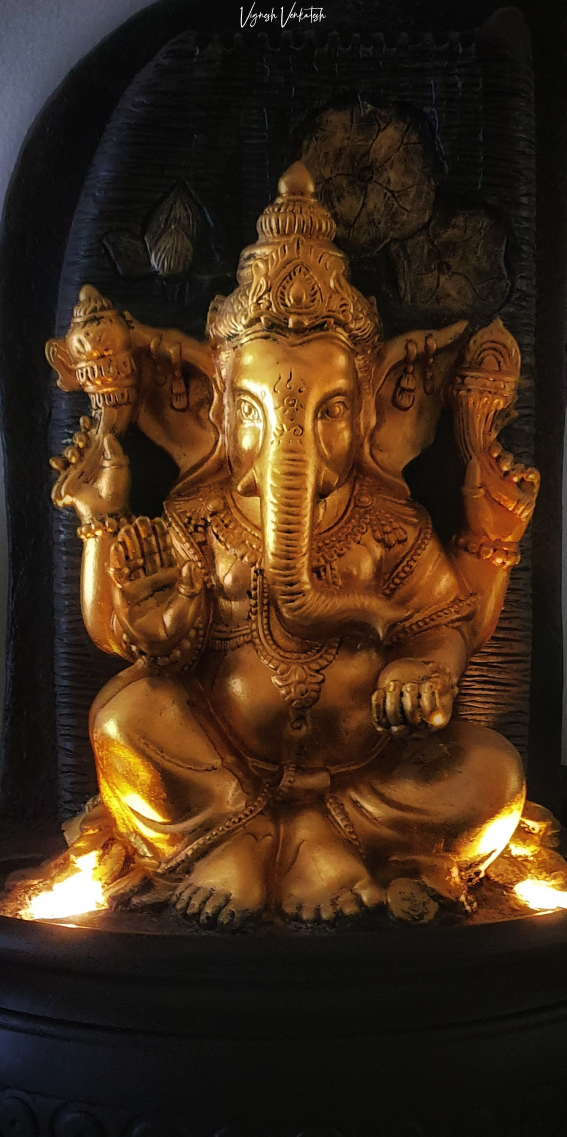
#> input picture Photography/Edits with watermark/2.png, 1133 x 2273 px, given in place of 2.png.png, which was not available (shown at 1/2 size)
$ python watermarker.py
#> lines starting #> are read from the running program, lines starting #| are printed output that depends on the picture; after the words box and inside, x2 and y2 are one past the last pixel; in counts of white or black regions, pixels touching at a corner belong together; long printed decimals are rounded; pictures that were not available may be replaced by others from this repository, and a replacement may not be noted
import numpy as np
import cv2
import os


logoName = input("Enter which logo you want to use:")
#> the answer given: Edits with watermark/2.png
logoName = logoName+'.png'

fileNames = os.listdir('Phone-Camera Photos') #Listing out files in the directory which has non watermarked photos

l_fileNames = len(fileNames) #Number of files in the directory which has photos that are not watermarked

numFiles = len(os.listdir('Phone-Camera Photos'))

if numFiles == 0:
    print("NO FILES IN DIRECTORY")


else:
    for i in range(0,numFiles):
        print('='*65)

        files = os.listdir('Phone-Camera Photos')

        edited_files = os.listdir('Edits with watermark')
        new_fileName = str(len(edited_files)+1)+'.png'

        logo = cv2.imread(logoName)
#> logo is the input picture: shape (2273, 1133, 3); mean B, G, R 25.7, 43.7, 65.1
        h_logo, w_logo = logo.shape[:2]
#> h_logo = 2273; w_logo = 1133

        requiredFile = files[0]

        print('CURRENT FILE : ', requiredFile)

        img = cv2.imread('Phone-Camera Photos/'+requiredFile)
        h_img, w_img = img.shape[:2]
#> h_img = 2273; w_img = 1133

        if w_img<h_img:
            scale_percent = (w_img/h_img)/2
#> scale_percent = 0.249
        elif w_img>h_img:
            scale_percent = (h_img/w_img)/2

        print('WIDTH OF ORIGINAL IMAGE : ', w_img)
#| WIDTH OF ORIGINAL IMAGE :  1133
        print('HEIGHT OF ORIGINAL IMAGE : ', h_img)
#| HEIGHT OF ORIGINAL IMAGE :  2273
        print('SCALE PERCENTAGE OF LOGO : ', scale_percent)
#| SCALE PERCENTAGE OF LOGO :  0.2492

        w_logo = int(logo.shape[1]*scale_percent)
#> w_logo = 282
        h_logo = int(logo.shape[0]*scale_percent)
#> h_logo = 566
        dimension = (w_logo,h_logo)
#> dimension = (282, 566)

        logo = cv2.resize(logo, dimension, interpolation=cv2.INTER_AREA)
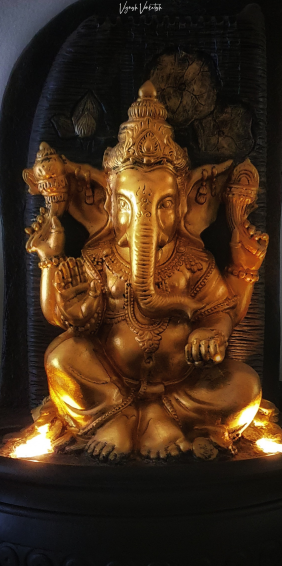
#> logo: shape (566, 282, 3); mean B, G, R 25.7, 43.7, 65.1

        center_x = int(w_img/2)
#> center_x = 566
        left_x = center_x - int(w_logo/2)
#> left_x = 425
        bottom_y = 2+h_logo
#> bottom_y = 568
        right_x = left_x+w_logo
#> right_x = 707

        roi = img[2: bottom_y, left_x:right_x]
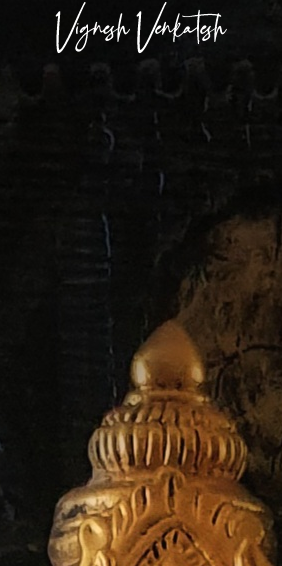
#> roi: shape (566, 282, 3); mean B, G, R 18.7, 30.3, 41.8

        result = cv2.addWeighted(roi, 1, logo, 1, 0)
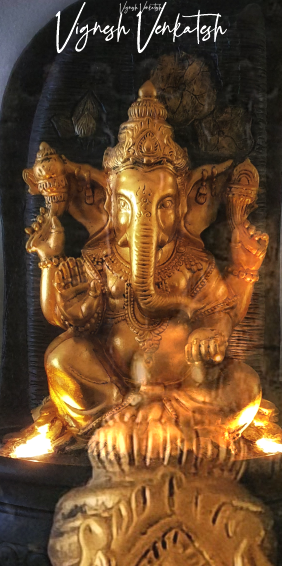
#> result: shape (566, 282, 3); mean B, G, R 44.3, 73.8, 106

        img[2: bottom_y, left_x:right_x] = result
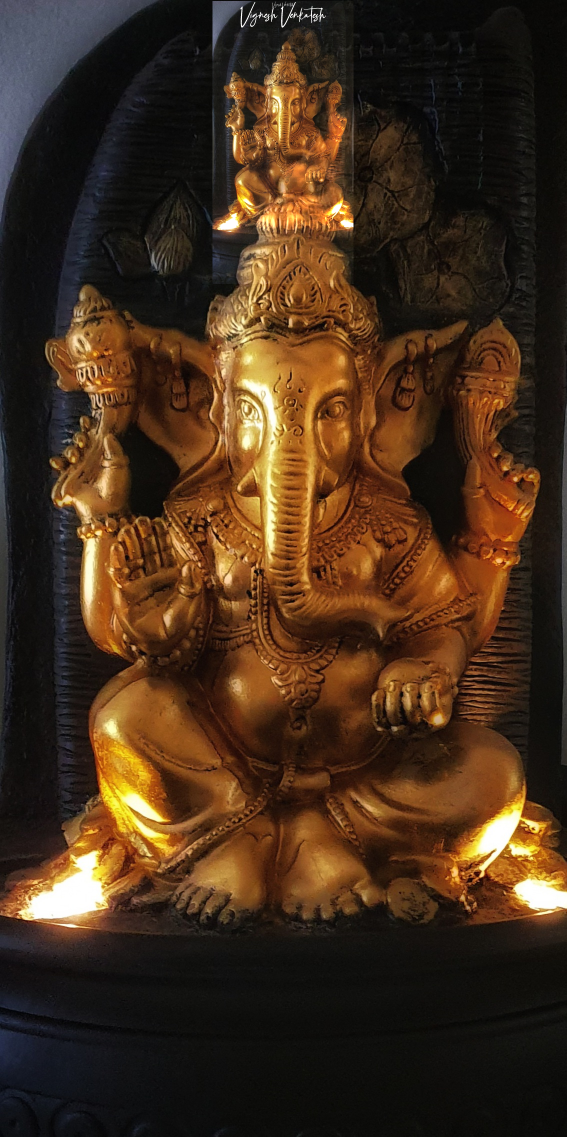
#> img: shape (2273, 1133, 3) (shown at 1/2 size); 6.18% of pixels changed, all inside (x1, y1, x2, y2) = (425, 2, 707, 568)

        cv2.imwrite('Edits with watermark/'+new_fileName, img)

        cv2.waitKey(0)

        print('WATERMARKED FILE : ',new_fileName)
        print('='*65)
        print('\n')

        os.remove('Phone-Camera Photos/'+requiredFile)


input('PRESS ANY KEY TO EXIT')
